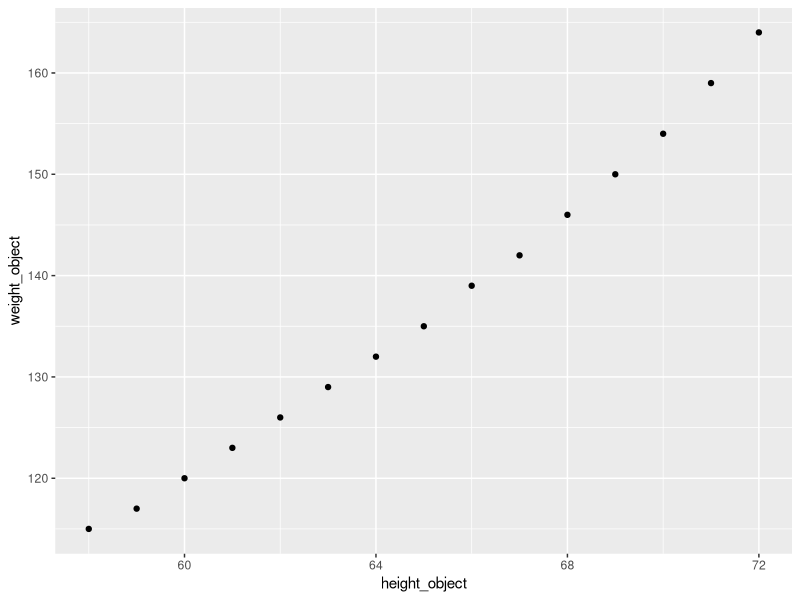
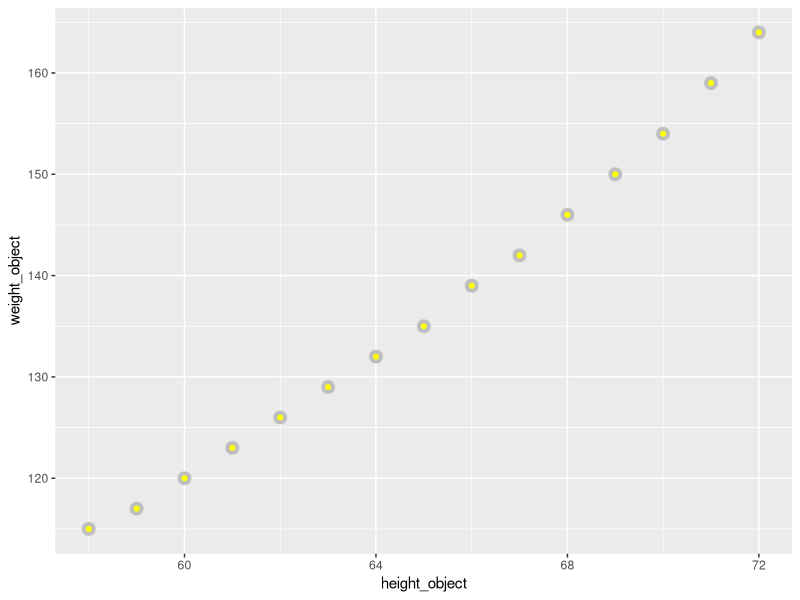

Source code (R) for these figures, in order:
#This code chunk identifies my working directory 
getRversion()
#and sets it to where I want to save and fetch files
#TASK: fill in between the parentheses if needed. 
#If not needed, make the two lines a comment
getwd()
setwd("~/Downloads/R Projects - ANA 500")

#This brings the 'women' data into my environment from Base R (Run this)
women

#This code saves the women data as a dataframe with a new name
#TASK: Save the women dataset with a new name
women_df = women
attach(women_df)
names(women_df)
height

#This code chunk allows me to see the top 2 rows of my data
#TASK: Write the function that returns the top rows
head(women_df, n=2)

#This code chunk shows me the internal structure 
#Task: Write the function that shows the number of rows, columns, column names, class of columns   
str(women_df)

#This code chunk shows me some basic summary stats
#Such as Min, Max, Mean. Quartiles...
#Task: Write the function that gives summary stats
summary(women_df)

#This allows me to apply the function to just one certain column
#Task: Write the function to return the Mean of just the height column
mean(height)

#This allows me to save one column as its own object ('values' in the Environment)
#Task: Write the function to create an object for just the Weight column 
#and write the function to create an object for just the Height column 
#(these should show as values in the environment window, not as datasets)
height_object <- c(height)
height_object

weight_object <- c(weight)
weight_object

#This takes the individual objects ('values' in the Environment) and creates a dataframe
#I can see the Data in the Environment 
#Task: Write the function to create a data.frame from the height and weight values you just created
new_women_df <- data.frame(weight_object, height_object)
new_women_df

#This code chunk creates a subset from my dataset
#Note that the subset only appears in the Console (not the Environment)
#Task: Write the function to create a subset of the data where the height is > 65
#If I wanted to save the subset, I would need to name it as done in the code above
height_greater_than_65 = subset(new_women_df, height_object>65)
height_greater_than_65

subset(height_object, height_object>65)

#This shows me how many rows are in my dataset and
#TASK: Write the function that returns the number of rows
nrow(new_women_df)

#This shows me how many columns are in my dataset
#TASK: Write the function that returns the number of columns
ncol(new_women_df)

#This also shows me how many rows and columns with just one function
#TASK: Write the function that returns the number of rows and columns with just one command
dim(new_women_df)
dim(height_greater_than_65)

#This code will install the ggplot2 package
#TASK: Write the function that installs the ggplot2 package
install.packages("tidyverse")
 

#This code calls the ggplot2 package so I can use its functions
#Task: Write the function that 'calls' the ggplot2 package
library(ggplot2)  

#This produces a scatter plot of the height and weight columns
#Task: replace the dataset name and column names in the plot function below 
#to produce a scatter plot of height and weight
women_df_scatter <- ggplot(new_women_df, aes(x=height_object, y=weight_object)) + 
  geom_point()

women_df_scatter

#Optional 'Just for fun' TASK: Change the arguments for the geom point and see what happens to the plot
women_df2_scatter <- ggplot(new_women_df, aes(x=height_object, y=weight_object)) +
  geom_point(shape = 21, colour = "grey", fill = "yellow", size = 2, stroke = 2)

women_df2_scatter
